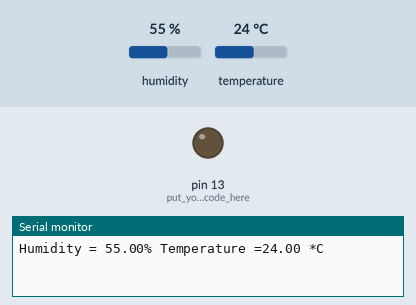
Recording of a sketch running on a simulated Arduino Uno, built with avr-gcc and run on an emulated ATmega328P. On the bench: output pins drawn as LEDs (lit = HIGH), the last lines printed to the serial monitor. Inputs (shaded band) come from the test bench; at power-on: humidity 55 %, temperature 24 °C.

Above: at 8.8 s.
8.9 s: humidity set to 88 %
16.4 s: humidity set to 22 %
At 19.8 s:
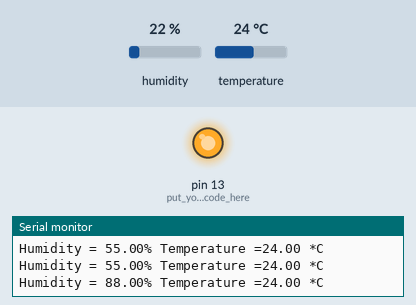
Timing chart, 0 to 29.9 s (numbered marks = the images above; inputs shaded):
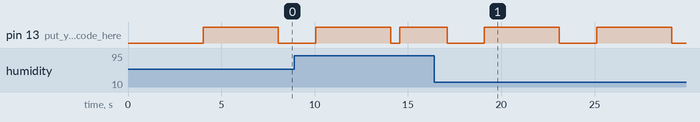

The sketch:

DHT.ino
```cpp
#include "DHT.h"
#define DHTPIN 2
#define DHTTYPE DHT11
DHT dht(DHTPIN,DHTTYPE);


void setup() {
Serial.begin(9600);
dht.begin();
pinMode(13,OUTPUT);  // put your setup code here, to run once:

}

void loop() {
  delay(2000);

float t=dht.readTemperature();
float h=dht.readHumidity();

if(h>80)
{
 digitalWrite(13,LOW);
 delay(500);
  digitalWrite(13,HIGH);
 delay(500);
}
if(h<=80)
{
  digitalWrite(13,LOW);
 delay(2000);
  digitalWrite(13,HIGH);
 delay(2000);
}

Serial.print("Humidity = ");
Serial.print(h);
Serial.print("% Temperature =");
Serial.print(t);
Serial.println(" *C");
 // put your main code here, to run repeatedly:
}
```

Measured:
- after the input at 16.4 s, pin 13 (put_your_setup_code_here): alternates HIGH for 4.0 s and LOW for 2.0 s, starting after 2.7 s
